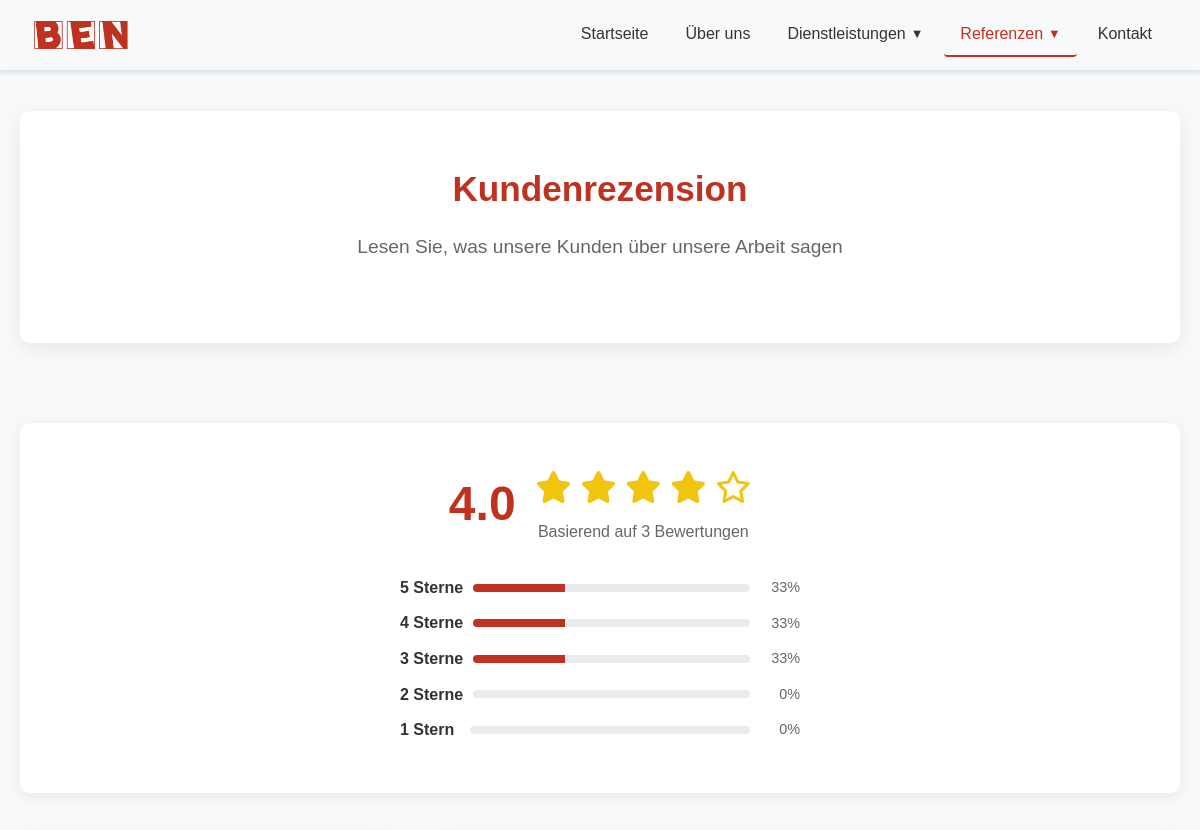
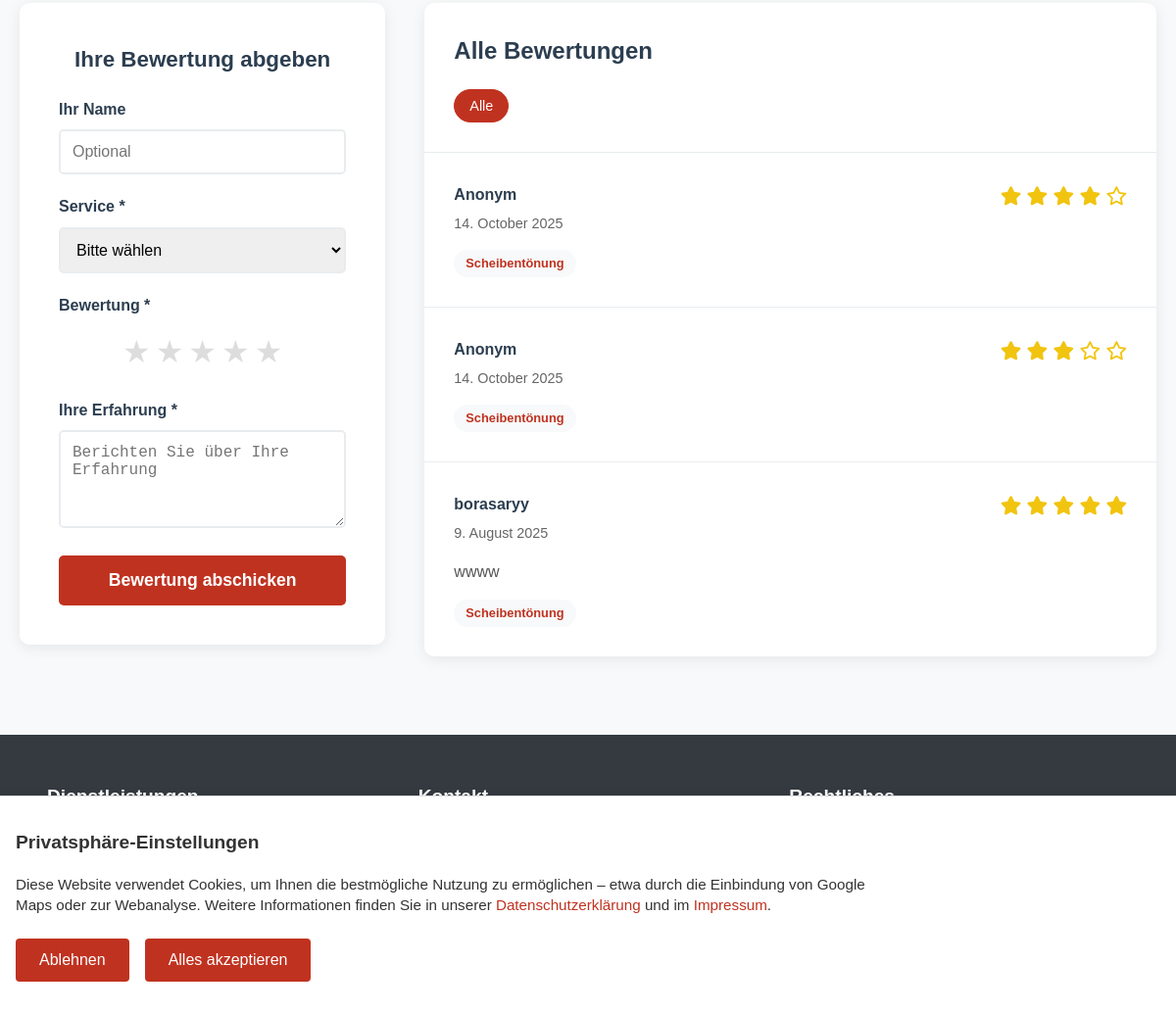
The app's page /bewertungen/ with its own data (2 pictures, top to bottom).
### reviews/models.py (models this page shows, shortened)
class Review(models.Model):
    SERVICE_CHOICES = [
        ('folierung', 'Fahrzeugfolierung'),
        ('beschriftung', 'Werbebeschriftung'),
        ('scheibentoenung', 'Scheibentönung'),
        ('sonstiges', 'Sonstiges'),
    ]
    STATUS_CHOICES = [
        ('pending', 'Wartend'),
        ('approved', 'Genehmigt'),
        ('rejected', 'Abgelehnt'),
    ]
    name = models.CharField(max_length=100)
    email = models.EmailField(blank=True)
    service = models.CharField(max_length=50, choices=SERVICE_CHOICES)
    rating = models.PositiveSmallIntegerField()
    comment = models.TextField()
    status = models.CharField(max_length=20, choices=STATUS_CHOICES, default='pending')
    created_at = models.DateTimeField(auto_now_add=True)

### home/views.py (the view, shortened to what this page needs)
# urls.py: path('bewertungen/', views.bewertungen, name='bewertungen'),
def bewertungen(request):
    reviews = Review.objects.filter(status='approved').order_by('-created_at')
    total_reviews = reviews.count()
    rating_counts = reviews.values('rating').annotate(count=Count('rating')).order_by('rating')
    rating_dict = {entry['rating']: entry['count'] for entry in rating_counts}
    average_rating = reviews.aggregate(average=Avg('rating'))['average'] or 0
    average_rating = round(average_rating, 1)
    average_rating_rounded = int(round(average_rating))
    rating_percentages = {}
    for i in range(1, 6):
        count = rating_dict.get(i, 0)
        percent = (count / total_reviews * 100) if total_reviews > 0 else 0
        rating_percentages[i] = round(percent)
    if average_rating >= 4.75:
        star_types = ['full'] * 5
    else:
        import math
        rounded_rating = math.ceil(average_rating * 2) / 2
        full_stars = math.floor(rounded_rating)
        has_half_star = (rounded_rating - full_stars) > 0
        star_types = []
        for i in range(1, 6):
            if i <= full_stars:
                star_types.append('full')
            elif i == full_stars + 1 and has_half_star:
                star_types.append('half')
            else:
                star_types.append('empty')
    for review in reviews:
        if review.rating >= 4.75:
            review.star_types = ['full'] * 5
        else:
            import math
            rounded_rating = math.ceil(review.rating * 2) / 2
            full_stars = math.floor(rounded_rating)
            has_half_star = (rounded_rating - full_stars) > 0
            review.star_types = []
            for i in range(1, 6):
                if i <= full_stars:
                    review.star_types.append('full')
                elif i == full_stars + 1 and has_half_star:
                    review.star_types.append('half')
                else:
                    review.star_types.append('empty')
    context = {
        'reviews': reviews,
        'total_reviews': total_reviews,
        'rating_percentages': rating_percentages,
        'average_rating': average_rating,
        'average_rating_rounded': average_rating_rounded,
        'star_types': star_types,
    }
    return render(request, 'bewertungen.html', context)

### reviews/templatetags/custom_filters.py (called while the page is built)
@register.filter
def dict_get(d, key):
    return d.get(int(key), 0)

### templates/bewertungen.html (shortened to what this page needs)
{% extends "base.html" %}
{% load static %}
{% load custom_filters %}
{% block extracss %}
<link rel="stylesheet" href="{% static 'css/bewertung.css' %}?{% now 'U' %}"/>
<link rel="stylesheet" href="https://cdnjs.cloudflare.com/ajax/libs/font-awesome/6.0.0/css/all.min.css">
{% endblock %}
{% block content %}
    <div class="container">
        <div class="header">
           <div class="logotext">Kundenrezension</div>
            <div class="page-subtitle">
                Lesen Sie, was unsere Kunden über unsere Arbeit sagen
            </div>
        </div>
        <div class="rating-overview">
            <div class="overall-rating">
                <div class="rating-number">{{ average_rating }}</div>
                <div>
                    <div class="stars-large">
                        {% for star_type in star_types %}
                            {% if star_type == 'full' %}
                                <i class="fas fa-star"></i>
                            {% elif star_type == 'half' %}
                                <i class="fas fa-star-half-alt"></i>
                            {% else %}
                                <i class="far fa-star"></i>
                            {% endif %}
                        {% endfor %}
                    </div>
                    <div style="text-align: center; color: #666; margin-top: 5px;">Basierend auf {{ total_reviews }} Bewertungen</div>
                </div>
            </div>
            <div class="rating-breakdown">
                {% for i in "54321" %}
                <div class="rating-row">
                    <span class="star-count">{{ i }} Stern{% if i != '1' %}e{% endif %}</span>
                    <div class="progress-bar">
                        <div class="progress-fill" style="width: {{ rating_percentages|default_if_none:"0" | dict_get:i }}%"></div>
                    </div>
                    <span class="percentage">{{ rating_percentages|default_if_none:"0" | dict_get:i }}%</span>
                </div>
                {% endfor %}
            </div>
        </div>
<div class="reviews-section">
          <div class="review-form-section">
                <div class="form-title">Ihre Bewertung abgeben</div>
                <form id="reviewForm" method="post" action="{% url 'bewertungen' %}">
                    <div class="form-group">
                        <label class="form-label">Ihr Name</label>
                        <input type="text" placeholder="Optional" class="form-input" name="name">
                    </div>
                    <div class="form-group">
                        <label class="form-label">Service *</label>
                        <select class="form-select" name="service" required>
                            <option value="">Bitte wählen</option>
                        </select>
                    </div>
                    <div class="form-group">
                        <label class="form-label">Bewertung *</label>
                        <div class="star-rating">
                            <span class="star" data-rating="1">★</span>
                            <span class="star" data-rating="2">★</span>
                            <span class="star" data-rating="3">★</span>
                            <span class="star" data-rating="4">★</span>
                            <span class="star" data-rating="5">★</span>
                        </div>
                    </div>
                    <div class="form-group">
                        <label class="form-label">Ihre Erfahrung *</label>
                        <textarea class="form-textarea" name="comment" placeholder="Berichten Sie über Ihre Erfahrung"></textarea>
                    </div>
                    <button type="submit" class="submit-btn">Bewertung abschicken</button>
                </form>
             </div>
   <div class="reviews-list">
                <div class="reviews-header">
                    <div class="reviews-title">Alle Bewertungen</div>
                    <div class="filter-buttons">
                        <button class="filter-btn active">Alle</button>
                    </div>
                </div>
                {% for review in reviews %}
                <div class="review-card">
                    <div class="review-header">
                        <div class="reviewer-info">
                            <div class="reviewer-name">{{ review.name }}</div>
                            <div class="review-date">{{ review.created_at|date:"j. F Y" }}</div>
                        </div>
                        <div class="review-rating">
                            {% for star_type in review.star_types %}
                                {% if star_type == 'full' %}
                                    <i class="fas fa-star"></i>
                                {% elif star_type == 'half' %}
                                    <i class="fas fa-star-half-alt"></i>
                                {% else %}
                                    <i class="far fa-star"></i>
                                {% endif %}
                            {% endfor %}
                        </div>
                    </div>
                    <div class="review-text">
                        {{ review.comment }}
                    </div>
                    <div class="review-service">
                        {{ review.get_service_display }}
                    </div>
                </div>
                {% empty %}
                <p>Noch keine Bewertungen vorhanden.</p>
                {% endfor %}
            </div>
        </div>
    </div>
{% endblock %}

### TEMPLATES/base.html (shortened to what this page needs)
{% load static %}
<!DOCTYPE html>
<html lang="de">
<head>
    <link rel="stylesheet" href="{% static 'css/base.css' %}?{% now 'U' %}">
    <link rel="stylesheet" href="https://cdnjs.cloudflare.com/ajax/libs/font-awesome/6.4.0/css/all.min.css"/>
    {% block extracss %}{% endblock %}
</head>
<body>
    <nav class="navbar">
        <div class="nav-container">
            <a href="{% url 'index' %}" class="logo">
                <img src="{% static 'images/logo2.png' %}" alt="ben" >
            </a>
            <ul class="nav-menu">
                <li class="nav-item"><a href="{% url 'index' %}" class="nav-link {% if request.resolver_match.url_name == 'index' %}active{% endif %}">Startseite</a></li>
                <li class="nav-item"><a href="{% url 'ueber-uns' %}" class="nav-link {% if request.resolver_match.url_name == 'ueber-uns' %}active{% endif %}">Über uns</a></li>
                <li class="nav-item">
                    <a href="" id="services-toggle" class="nav-link {% if request.resolver_match.url_name in 'scheibentoenung' %}active{% endif %}">Dienstleistungen
                        <span class="dropdown-arrow">▼</span>
                    </a>
                </li>
                <li class="nav-item">
                    <a href="" id="reference-toggle" class="nav-link {% if request.resolver_match.url_name in 'galerie bewertungen' %}active{% endif %}">Referenzen
                        <span class="dropdown-arrow">▼</span>
                    </a>
                </li>
                <li class="nav-item"><a href="{% url 'kontakt' %}" class="nav-link {% if request.resolver_match.url_name == 'kontakt' %}active{% endif %}">Kontakt</a></li>
            </ul>
        </div>
    </nav>
    {% block content %} {% endblock %}
    {% include "cookie-banner.html" %}
    <footer class="footer">
        <div class="footer-container">
            <div class="footer-content">
                <div class="footer-section">
                    <h3>Dienstleistungen</h3>
                    <ul>
                        <li><a href="">Scheibentönung</a></li>
                        <li><a href="{% url 'kontakt' %}">Sonderauftrag</a></li>
                    </ul>
                </div>
                <div class="footer-section">
                    <h3>Kontakt</h3>
                    <ul>
                        <li> Otto-Renner-Str. 19 89231 Neu-Ulm</li>
                        <li><a href="tel:+491727253412"> +49 (0) 172 7253412</a></li>
                        <li><span onclick="showEmailPopup('info@ben-folientechnik.de')" class="email-link"> info[at]ben-folientechnik.de</span></li>
                    </ul>
                </div>
                <div class="footer-section">
                    <h3>Rechtliches</h3>
                    <ul>
                        <li><a href="{% url 'impressum' %}">Impressum</a></li>
                        <li><a href="{% url 'datenschutz' %}">Datenschutz</a></li>
                    </ul>
                </div>
            </div>
            <div class="footer-bottom">
                <p>&copy; 2025 Ben Folientechnik. Alle Rechte vorbehalten.</p>
            </div>
        </div>
    </footer>
</body>
</html>

### templates/cookie-banner.html (shortened to what this page needs)
<div id="cookie-banner">
  <h2>Privatsphäre-Einstellungen</h2>
  <p>
    Diese Website verwendet Cookies, um Ihnen die bestmögliche Nutzung zu ermöglichen – etwa durch die Einbindung von Google Maps oder zur Webanalyse.
    Weitere Informationen finden Sie in unserer <a href="{% url 'datenschutz' %}">Datenschutzerklärung</a> und im <a href="{% url 'impressum' %}">Impressum</a>.
  </p>
  <div id="cookie-buttons">
    <button class="cookie-btn btn-decline" onclick="declineCookies()">Ablehnen</button>
    <button class="cookie-btn btn-accept" onclick="acceptCookies()">Alles akzeptieren</button>
  </div>
</div>

### static/css/base.css (style rules this page uses)
:root { --font: "Arial", sans-serif; --bg-color: #f4f4f4; --nav-bg: #f8f9fa; --text-color: #333; --button-color: #c03220; --button-hover-color: #a02a1b; }
* { margin: 0; padding: 0; box-sizing: border-box; }
body { font-family: var(--font); line-height: 1.6; background: var(--bg-color); }
.navbar { background: var(--nav-bg); padding: 0 2rem; box-shadow: 0 2px 4px rgba(0, 0, 0, 0.1); position: sticky; top: 0; z-index: 1000; border-bottom: 1px solid #dee2e6; }
.nav-container { display: flex; justify-content: space-between; align-items: center; max-width: 1200px; margin: 0 auto; height: 70px; }
.logo { display: flex; align-items: center; color: var(--text-color); text-decoration: none; font-size: 1.5rem; font-weight: bold; }
.logo img { width: 100%; height: 40px; margin-right: 10px; border-radius: 4px; }
.nav-menu { display: flex; list-style: none; gap: 5px; }
.nav-item { position: relative; }
.nav-item a { text-decoration: none; color: var(--text-color); }
.nav-link { color: var(--text-color); text-decoration: none; padding: 0.5rem 1rem; border-radius: 4px; display: flex; align-items: center; }
.dropdown-arrow { margin-left: 5px; font-size: 0.8rem; }
.footer { background: #343a40; color: #f8f9fa; padding: 3rem 0 1rem 0; margin-top: auto; }
.footer-container { max-width: 1200px; margin: 0 auto; padding: 0 2rem; }
.footer-content { display: grid; grid-template-columns: repeat(auto-fit, minmax(250px, 1fr)); gap: 2rem; margin-bottom: 2rem; padding: 0 1rem; }
.footer-section h3 { color: #fff; margin-bottom: 1rem; font-size: 1.2rem; }
.footer-section p, .footer-section li { color: #adb5bd; line-height: 1.6; margin-bottom: 0.5rem; }
.footer-section ul { list-style: none; padding: 0; }
.footer-section ul li a { color: #adb5bd; text-decoration: none; }
.footer-bottom { border-top: 1px solid #495057; padding-top: 1rem; text-align: center; }
.footer-bottom p { color: #6c757d; margin: 0; font-size: 0.9rem; }
.logo img { width: 100px; height: auto; }
.nav-link.active { color: var(--button-color); border-bottom: 2px solid var(--button-color); }

### TEMPLATES/base.html (style rules this page uses)
.email-link { cursor: pointer; }

### templates/cookie-banner.html (style rules this page uses)
#cookie-banner { position: fixed; bottom: 0; left: 0; width: 100%; background: white; border-top: 1px solid #ddd; box-shadow: 0 -2px 10px rgba(0, 0, 0, 0.05); padding: 2rem 1rem; z-index: 9999; font-family: sans-serif; }
#cookie-banner h2 { font-size: 1.2rem; margin-bottom: 1rem; }
#cookie-banner p { font-size: 0.95rem; line-height: 1.4; color: #333; max-width: 900px; margin-bottom: 1.5rem; }
#cookie-buttons { display: flex; gap: 1rem; flex-wrap: wrap; }
.cookie-btn { padding: 0.8rem 1.5rem; border: none; font-size: 1rem; border-radius: 4px; cursor: pointer; }
.btn-decline { background: #c03220; color: white; }
.btn-accept { background: #c03220; color: white; }
a { color: #c03220; text-decoration: none; }

### records on screen
Review: name "Anonym", created_at "14. October 2025", service "Scheibentönung"
Review: name "Anonym", created_at "14. October 2025", service "Scheibentönung"
Review: name "borasaryy", created_at "9. August 2025", comment "wwww", service "Scheibentönung"

### other values on screen
{{ average_rating }} "4.0"
{{ total_reviews }} "3"
{{ i }} "5" "4" "3" "2" "1"
{{ rating_percentages|default_if_none:"0" | dict_get:i }} "33" "33" "33" "0" "0"
